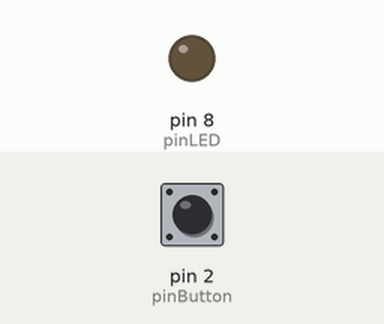
Simulated run of this sketch. Board: Arduino Uno, built with avr-gcc and run on an emulated ATmega328P. Parts: output pins drawn as LEDs (lit = HIGH). Inputs (shaded band) come from the test bench; at power-on: pin 2 (pinButton) HIGH.

Above: at 1.2 s.
1.3 s: pin 2 (pinButton) pulled LOW for 0.15 s
At 1.37 s:
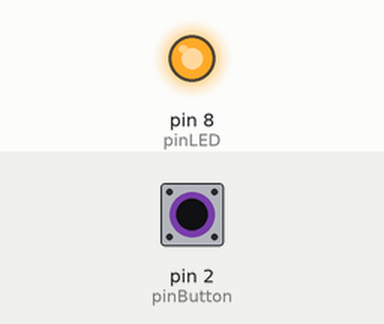
2.9 s: pin 2 (pinButton) pulled LOW for 3.2 s
At 7.2 s:
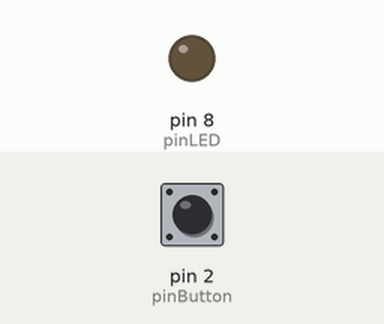
Timing chart, 0 to 8.7 s (numbered marks = the images above; inputs shaded):
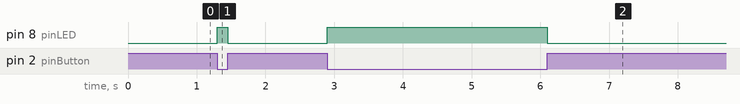

Measured:
- after the input at 1.3 s, pin 8 (pinLED): LOW → HIGH at once, → LOW 0.15 s later
- after the input at 2.9 s, pin 8 (pinLED): LOW → HIGH at once, → LOW 3.2 s later

The sketch:

Sketch_Mengendalikan_LED_dengan_Pushbutton.ino
```cpp
/*
Nama      : Ahmad Bustanul Aziz
Tanggal   : 2 Oktober 2021
Deskripsi : Sketch Mengendalikan LED dengan Pushbutton
 */

//pin 2 sebagai input dan pin 8 sebegai output
const int pinButton = 2;
const int pinLED = 8;

void setup() {
  //Insisialisai pushButton sebagai input
  pinMode(pinButton, INPUT);
  //Inisialisasi led sebagai output
  pinMode(pinLED, OUTPUT);

  //Aktifkan pull-up resistor
  digitalWrite(pinButton, HIGH);
}

void loop() {
  /*Karena rangkaian menghubungkan pinButton (pin 8) dengan GND
    Maka ketika ditekan, pinButton (pin 8) akan menjadi 0 (LOW).
    Sehingga Kita harus "mengakali" bahwa ketika pushButton ditekan (LOW)
    LED akan menyala (HIGH), selain itu LED akan mati (LOW) */
  if (digitalRead(pinButton) == LOW) {
    digitalWrite(pinLED, HIGH);
  } else {
    digitalWrite(pinLED, LOW);
  }

}
```
